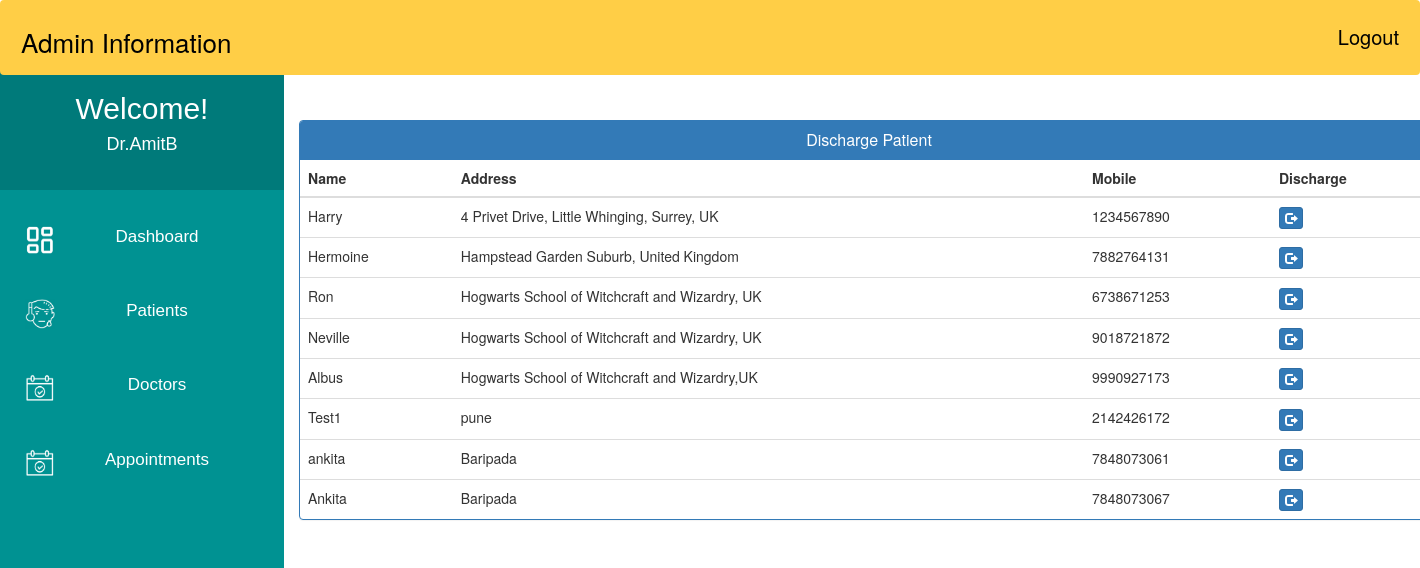
The page /admin_discharge_patient/ (signed in) on the database its author committed.
### MyApp/models.py (models this page shows, shortened)
class Patient(models.Model):
    user = models.OneToOneField(User, on_delete=models.CASCADE)
    Patient_First_Name = models.CharField(max_length=50, default="")
    Patient_Last_Name = models.CharField(max_length=50, default="")
    gender = models.CharField(max_length=10, choices=GENDER)
    contact = models.CharField(max_length=10)
    address = models.CharField(max_length=350)
    symptoms = models.CharField(max_length=500, default="")
    status = models.BooleanField(default=False)
    admitDate = models.DateField(auto_now=True)
    assignedDoctorId = models.PositiveIntegerField(null=True)

### MyApp/views.py (the view)
# urls.py: path('admin_discharge_patient/', views.admin_discharge_patient,name='admin_discharge_patient'),
@login_required(login_url='adminlogin')
def admin_discharge_patient(request):
    patients=Patient.objects.all().filter(status=True)
    return render(request,'MyApp/admin_discharge_patient.html',{'patients':patients})

### templates/MyApp/admin_discharge_patient.html (shortened to what this page needs)
<!DOCTYPE html>
<html lang="en">
<head>
    <link href="//netdna.bootstrapcdn.com/bootstrap/3.0.0/css/bootstrap.min.css" rel="stylesheet" id="bootstrap-css">
</head>
<body>
    {% include 'MyApp/admin_base.html' %}
    <div class="container"  style="margin-left:20%;margin-top: 120px;">
  <div class="panel panel-primary">
    <div class="panel-heading">
      <h6 class="panel-title">Discharge Patient</h6>
    </div>
    <table class="table table-hover" id="dev-table">
      <thead>
        <tr>
          <th>Name</th>
          <th>Address</th>
          <th>Mobile</th>
          <th>Discharge</th>
        </tr>
      </thead>
      {% for p in patients %}
      <tr>
        <td> {{p.Patient_First_Name}}</td>
        <td>{{p.address}}</td>
        <td>{{p.contact}}</td>
        <td><a class="btn btn-primary btn-xs" href="{% url 'MyApp:discharge_patient' p.id  %}"><span class="glyphicon glyphicon-log-out"></span></a></td>
      </tr>
      {% endfor %}
    </table>
  </div>
</div>
</body>
</html>

### templates/MyApp/admin_base.html (shortened to what this page needs)
<!DOCTYPE html>
{% load staticfiles %}
<html lang="en">
<head>
</head>
<body>
    <div class="navbar">
        <a>Admin Information</a>
        <a href="{% url 'MyApp:logout' %}" class="logoutbtn" style="font-size:18px, text-align: center;">Logout</a>
    </div>
     <div class="sidebar">
        <div class="userprofile">
            <h2 style="color:white; font-family:sans-serif; padding-top:25px; text-align:center; margin:0px;">Welcome!</h2>
            <h4 style="color:white; font-family:sans-serif; text-align:center; padding-bottom:35px;">{{request.user.username}}</h4>
        </div>
        <a href="{% url 'MyApp:admin_dashboard' %}"><img class="icon" src="{% static "images/PDash.png" %}">Dashboard</a>
        <a href="{% url 'MyApp:admin_patient' %}"><img class="icon" src="{% static "images/PIcon.png" %}">Patients</a>
        <a href="{% url 'MyApp:admin_doctor' %}"><img class="icon" src="{% static "images/ApptIcon.png" %}">Doctors</a>
        <a href="{% url 'MyApp:admin_appointment' %}"><img class="icon" src="{% static "images/ApptIcon.png" %}">Appointments</a>
    </div>
</body>
</html>

### templates/MyApp/admin_base.html (style rules this page uses)
body { background-color: rgb(255, 255, 255); padding: 0px; margin-top: 0px; margin-left: 0px; margin-right: 0px; margin-bottom: 0px; }
.navbar { overflow: hidden; background-color: rgb(255, 206, 70); height:75px; width:100%; padding-top:22px; z-index:1; top:0; position:fixed; display:block; }
.navbar a { float: left; display:block; font-size: 26px; color: black; text-align: center; padding-left:20px; text-decoration: none; }
.navbar .logoutbtn { float: right; display:block; font-size: 20px; color: black; text-align: center; padding-right:20px; text-decoration: none; }
.sidebar .userprofile { background-color: rgb(0, 122, 122); }
.sidebar { margin-top: 0px; padding-top: 0px; width: 20%; text-align: center; height=100vh; background-color: rgb(0, 146, 146); font-family: sans-serif; font-size:17px; font-weight: normal; position: fixed; top: 67px; left: 0; bottom: 0; }
.sidebar a { display: block; color: white; padding: 25px; text-decoration: none; }
.icon { float:left; width:30px; height:30px; }

### templates/MyApp/admin_discharge_patient.html (style rules this page uses)
a:link { text-decoration: none; }
h6 { text-align: center; }

### rows shown on the page
Patient: Patient_First_Name "Harry", address "4 Privet Drive, Little Whinging, Surrey, UK", contact "1234567890"
Patient: Patient_First_Name "Hermoine", address "Hampstead Garden Suburb, United Kingdom", contact "7882764131"
Patient: Patient_First_Name "Ron", address "Hogwarts School of Witchcraft and Wizardry, UK", contact "6738671253"
Patient: Patient_First_Name "Neville", address "Hogwarts School of Witchcraft and Wizardry, UK", contact "9018721872"
Patient: Patient_First_Name "Albus", address "Hogwarts School of Witchcraft and Wizardry,UK", contact "9990927173"
Patient: Patient_First_Name "Test1", address "pune", contact "2142426172"
Patient: Patient_First_Name "ankita", address "Baripada", contact "7848073061"
Patient: Patient_First_Name "Ankita", address "Baripada", contact "7848073067"

### other values the page prints
{{ request.user.username }} "Dr.AmitB"
